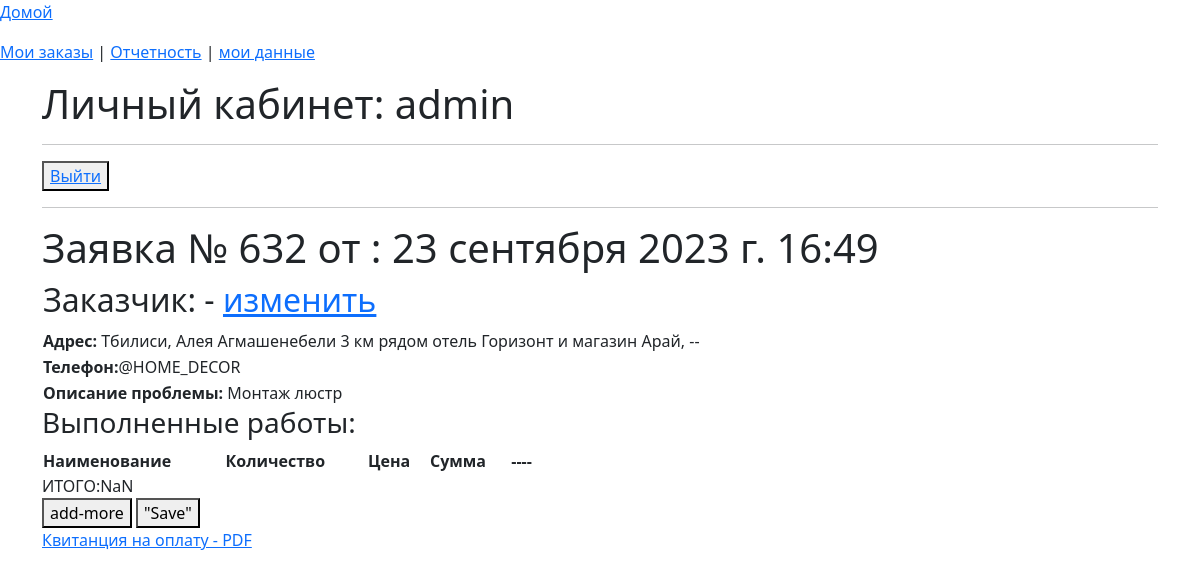
Page /invoice/632 (signed in) on the earlier database version.
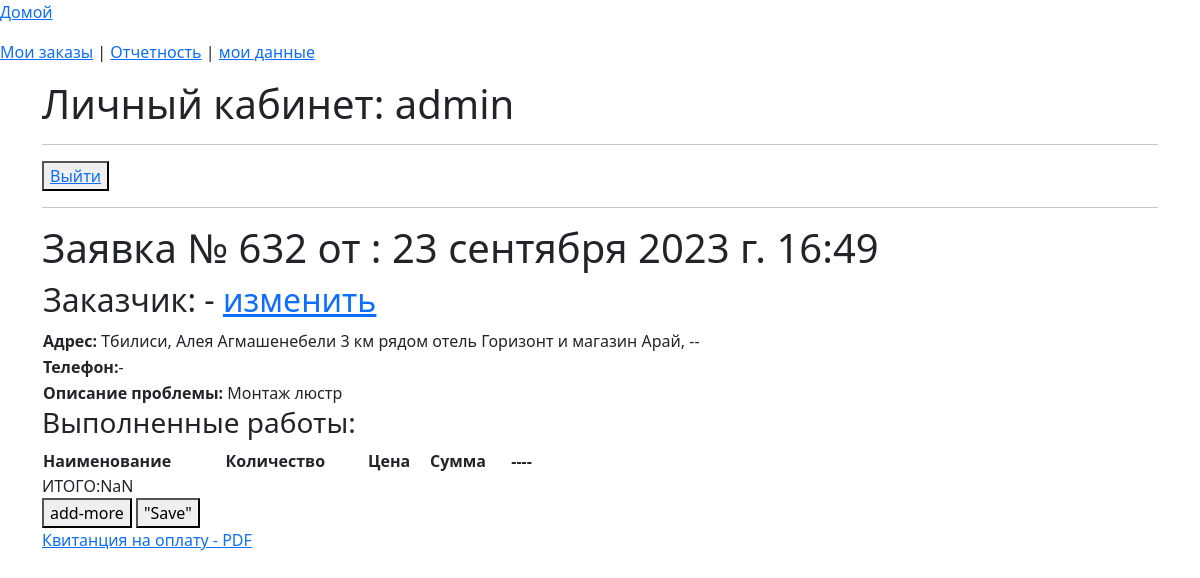
Same page on the later database version.
### app_site/models.py (models this page shows)
class OrderList(models.Model):
    time_in = models.DateTimeField(auto_now_add=True, verbose_name='Дата заказа')
    time_out = models.DateTimeField(null=True, blank=True, verbose_name='Дата выполнения')
    repairer_id = models.ForeignKey(User, on_delete=models.SET_NULL, null=True, blank=True,
                                    verbose_name='Мастер', default='', )
    price = models.DecimalField(decimal_places=2, max_digits=7, null=True, blank=True, verbose_name='Стоимость работ')
    text_order = models.CharField(max_length=1500, verbose_name='Описание проблемы', blank=True, null=True)
    customer_name = models.CharField(max_length=50, verbose_name='Ваше имя')
    customer_phone = models.CharField(max_length=16, verbose_name='Номер телефона')
    customer_telegram = models.CharField(max_length=26, verbose_name='Телеграм', blank=True, null=True)
    customer_code = models.CharField(max_length=16, verbose_name='Код организации', blank=True, null=True)
    address_city = models.CharField(max_length=2, choices=CITY_CHOICES, default='TB', null=True, blank=True,
                                    verbose_name='Город')
    order_status = models.CharField(max_length=3, choices=ORDER_STATUS, default='BEG', null=True, blank=True,
                                    verbose_name='Статус заказа')
    address_street_app = models.CharField(max_length=150, verbose_name='Улица', null=True, blank=True)
    address_num = models.CharField(max_length=10, verbose_name='Номер дома', null=True, blank=True)
    services = models.ManyToManyField('Service', through='Invoice')
    class Meta:
        verbose_name = 'Список заказов'
        verbose_name_plural = 'Список заказов'

### app_site/views.py (the view, shortened to what this page needs)
# urls.py: path('invoice/<int:pk>', InvoiceCreate.as_view(), name='invoice'),
class InvoiceCreate(LoginRequiredMixin, DetailView):
    model = OrderList
    context_object_name = 'info'
    template_name = 'invoice.html'
    def get_context_data(self, **kwargs):
        context = super().get_context_data()
        context['invoice'] = Invoice.objects\
                                    .filter(order_id=self.object.pk)\
                                    .select_related('service_id')\
                                    .defer('service_id__type')\
                                    .annotate(amount=F('price') * F('quantity'))
        InvoiceFormSet = modelformset_factory(Invoice, form=InvoiceForm, extra=0)
        formset = InvoiceFormSet(queryset=Invoice.objects.none())
        context['form'] = formset
        context['type_work'] = WORK_CHOICES
        if self.object.order_status == 'SND':
            self.object.order_status = 'RCV'
            self.object.save()
        return context

### app_site/models.py (called while the page is built)
    def __str__(self):
        return f"{self.name}"

### app_site/templatetags/custom_filters.py (called while the page is built)
@register.filter()
def choice_tag(value, A):
    try:
        if A == 'city':
            a = dict(CITY_CHOICES)
        elif A == 'status_order':
            a = dict(ORDER_STATUS)
        elif A == 'month':
            a = dict(MONTH)
        elif A == 'work_type':
            a = dict(WORK_CHOICES)
        return f'{a[value]}'
    except KeyError:
        return f''

### templates/invoice.html (shortened to what this page needs)
{% extends 'flatpages/default_user.html' %}
{% load custom_filters %}
{% load custom_tags %}
{% block body %}
<hr>
<button> <a href="/app/logout/">Выйти</a> </button>
<hr>
    <h1>Заявка № {{ info.id }} от : {{ info.time_in }}</h1>
    <table width="700"><tr>
        <td><h2>Заказчик: {{ info.customer_name }}  <a href="../list_order/update/{{ info.pk}}">изменить</a></h2></td>
    </tr>
        <tr>
        <td><b>Адрес: </b>{{ info.address_city|choice_tag:'city' }}, {{ info.address_street_app }}, {{ info.address_num }}</td>
    </tr>
    <tr>
         <td><b>Телефон:</b>{{ info.customer_phone }}</td>
    </tr>
    <tr>
         <td><b>Описание проблемы:</b> {{ info.text_order }}</td>
    </tr>
    </table>
<h3>Выполненные работы: </h3>
<table width="500" id="table_invoice">
 <tr>
            <th>Наименование </th>
            <th>Количество </th>
            <th>Цена</th>
            <th>Сумма</th>
            <th>----</th>
    </tr>
    <tr id="total"><td></td></tr>
</table>
<form action="" method="post" id="id_form">
    <button id="add-more" type="button">add-more</button>
    <button type="submit"> "Save" </button>
</form>
<a href="pdf/{{ info.id }}">Квитанция на оплату - PDF</a>
{% endblock body %}

Differences in the rows shown:
changed OrderList "Тбилиси": customer_phone "@HOME_DECOR" → "-"
